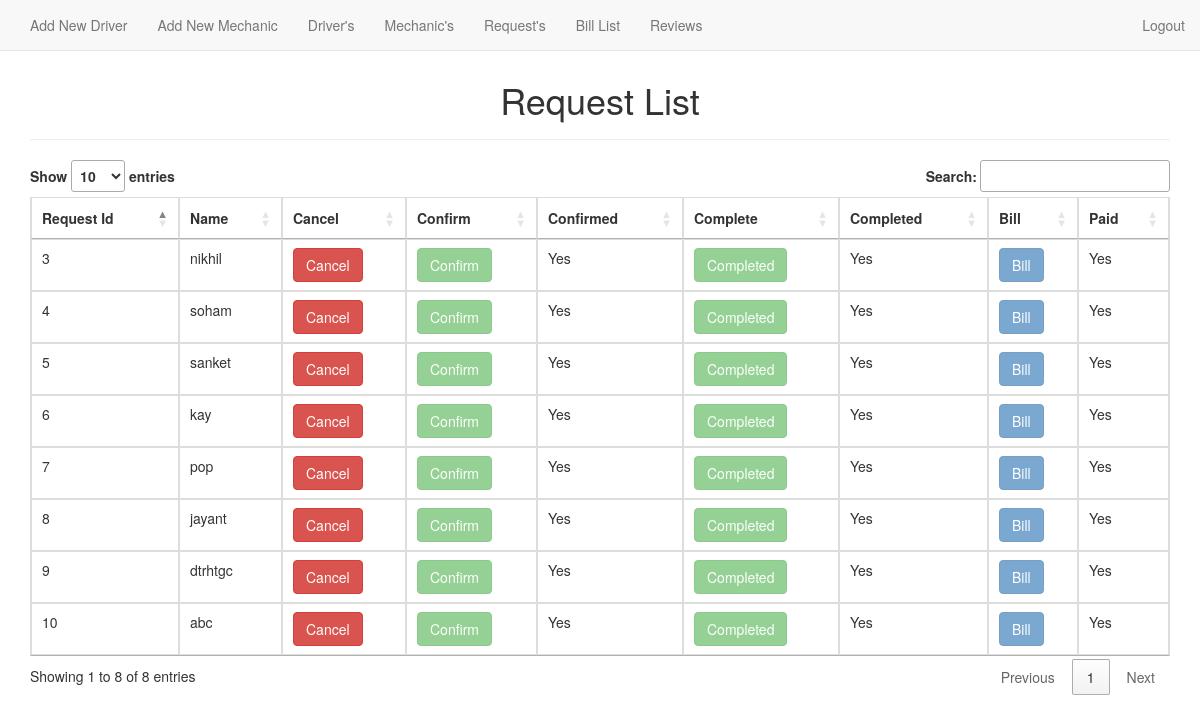
Page /requestlist.php on the committed database.
### tables this page shows
CREATE TABLE `request` (
  `id` int(11) NOT NULL,
  `full_name` varchar(255) NOT NULL,
  `email` varchar(255) NOT NULL,
  `mobile` varchar(20) NOT NULL,
  `location` varchar(255) NOT NULL,
  `confirmation` int(11) NOT NULL,
  `driverid` int(11) NOT NULL,
  `finished` int(11) NOT NULL,
  `mechanicid` int(11) NOT NULL,
  `paid` int(11) NOT NULL
);

### requestlist.php (the view, shortened to what this page needs)
<?php
     $connection= mysqli_connect('localhost','root','','vehicle management');
    $select_query="SELECT * FROM `request` ORDER BY id DESC";
    $result= mysqli_query($connection,$select_query);
?>
<!DOCTYPE html>
<html lang="en">
    <head>
        <link href="http://maxcdn.bootstrapcdn.com/bootstrap/3.2.0/css/bootstrap.min.css" rel="stylesheet">
        <link rel="stylesheet" href="http://cdn.datatables.net/1.10.2/css/jquery.dataTables.min.css">
        <link rel="stylesheet" href="sweetalert2/sweetalert2.css">
        <link rel="stylesheet" href="animate.css">
        <link rel="stylesheet" href="style.css">
    </head>
    <body>
        <?php include 'navbar_admin.php'; ?>
        <br><br>
        <div class="container">
            <div class="row">
                <div class="col-md-12">
                    <div class="page-header">
                        <h1 style="text-align: center;">Request List</h1>
                    </div>
                    <table id="myTable" class="table table-bordered animated bounce">
                        <thead>
                            <th>Request Id</th>
                            <th>Name</th>
                            <th>Cancel</th>
                            <th>Confirm</th>
                            <th>Confirmed</th>
                            <th>Complete</th>
                            <th>Completed</th>
                            <th>Bill</th>
                            <th>Paid</th>
                        </thead>
                        <tbody>
                            <?php while($row=mysqli_fetch_assoc($result)){ ?>
                            <tr>
                                <td><?php echo $row['id']; ?></td>
                                <td><?php echo $row['full_name']; ?></td>
                                <td><a class="btn btn-danger" href="deleterequest.php?id=<?php echo $row['id']; ?>">Cancel</a></td>
                                <?php if($row['confirmation']=='0'){ ?>
                                <td><a class="btn btn-success" href="confirmrequest.php?id=<?php echo $row['id']; ?>">Confirm</a></td>
                                <?php } else { ?>
                                <td><a class="btn btn-success disabled" href="confirmrequest.php?id=<?php echo $row['id']; ?>">Confirm</a></td>
                                <?php } ?>
                                <?php if($row['confirmation']=='0'){ ?>
                                <td>No</td>
                                <?php } else { ?>
                                <td>Yes</td>
                                <?php }  ?>
                                <?php if($row['confirmation']=='1' and $row['finished']=='0'){ ?>
                                <td>
                                <a class="btn btn-success" href="finished.php?id=<?php echo $row['id']; ?>">Complete</a>
                                </td>
                                <?php } else if($row['finished']=='1' ) { ?>
                                    <td><a class="btn btn-success disabled" href="finished.php?id=<?php echo $row['id']; ?>">Completed</a></td>
                                <?php } else { ?>
                                <td><a class="btn btn-success disabled" href="finished.php?id=<?php echo $row['id']; ?>">Complete</a></td>
                                <?php } ?>
                                <?php if($row['finished']=='0'){ ?>
                                <td>No</td>
                                <?php } else { ?>
                                <td>Yes</td>
                                <?php }  ?>
                                <?php if($row['finished']=='1' and $row['paid']=='0' ){  ?>
                                    <td><a class="btn btn-primary" href="bill.php?id=<?php echo $row['id']; ?>">Bill</a></td>
                                        <?php } else if($row['paid']=='1' ) { ?>
                                    <td><a class="btn btn-primary disabled" href="bill.php?id=<?php echo $row['id']; ?>">Bill</a></td>
                                        <?php } else { ?>
                                    <td><a class="btn btn-primary disabled" href="bill.php?id=<?php echo $row['id']; ?>">Bill</a></td>
                                <?php }  ?>
                                <?php if($row['paid']=='0'){ ?>
                                    <td>No</td>
                                    <?php } else { ?>
                                        <td>Yes</td>
                                    <?php }  ?>
                            </tr>
                            <?php }   ?>
                        </tbody>
                    </table>
                </div>
            </div>
        </div>
    </body>
</html>

### navbar_admin.php (shortened to what this page needs)
<div class="container">
    <nav class="navbar navbar-default navbar-fixed-top">
        <div class="container-fluid">
            <div class="collapse navbar-collapse" id="mynavbar">
                <ul class="nav navbar-nav">
                    <li><a href="newdriver.php">Add New Driver</a></li>
                    <li><a href="newmechanic.php">Add New Mechanic</a></li>
                    <li><a href="driverlist.php">Driver's</a></li>
                    <li><a href="mechaniclist.php">Mechanic's</a></li>
                    <li><a href="requestlist.php">Request's</a></li>
                    <li><a href="indexbill.php">Bill List</a></li>
                    <li><a href="review_admin.php">Reviews</a></li>
                </ul>
                <ul class="nav navbar-nav navbar-right">
                    <li><a href="logout.php">Logout</a></li>
                </ul>
            </div>
        </div>
    </nav>
</div>

### rows in the picture
request: id "10", full_name "abc", confirmation "Yes", finished "Yes", paid "Yes"
request: id "9", full_name "dtrhtgc", confirmation "Yes", finished "Yes", paid "Yes"
request: id "8", full_name "jayant", confirmation "Yes", finished "Yes", paid "Yes"
request: id "7", full_name "pop", confirmation "Yes", finished "Yes", paid "Yes"
request: id "6", full_name "kay", confirmation "Yes", finished "Yes", paid "Yes"
request: id "5", full_name "sanket", confirmation "Yes", finished "Yes", paid "Yes"
request: id "4", full_name "soham", confirmation "Yes", finished "Yes", paid "Yes"
request: id "3", full_name "nikhil", confirmation "Yes", finished "Yes", paid "Yes"
